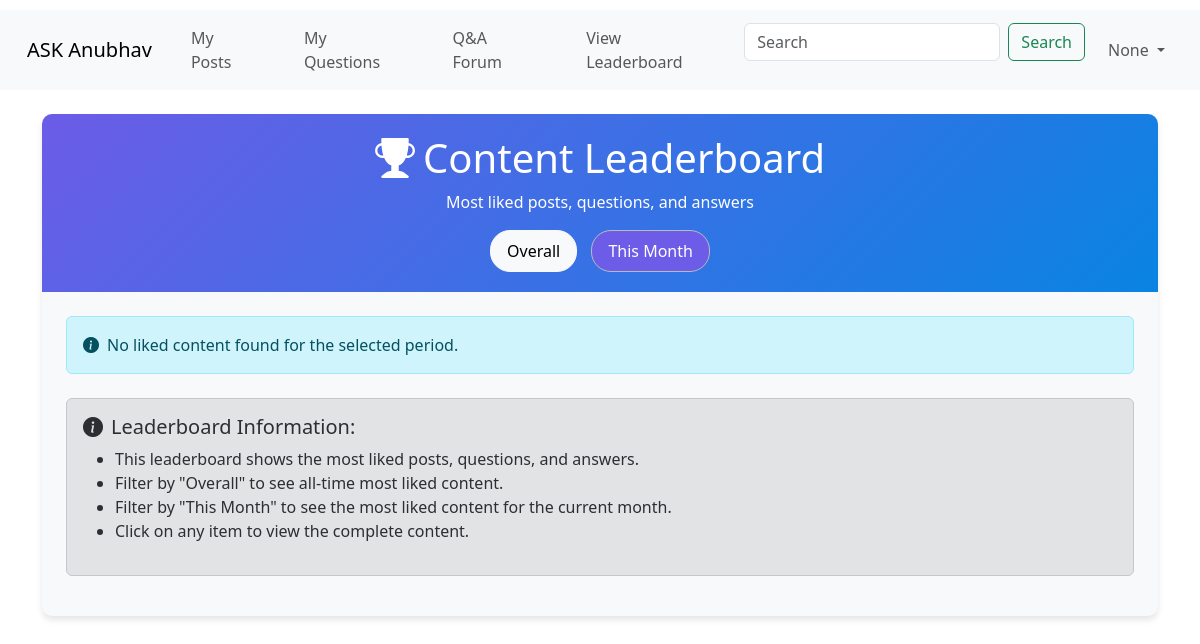
The page /leaderboard?filter=month on the database as committed earlier.
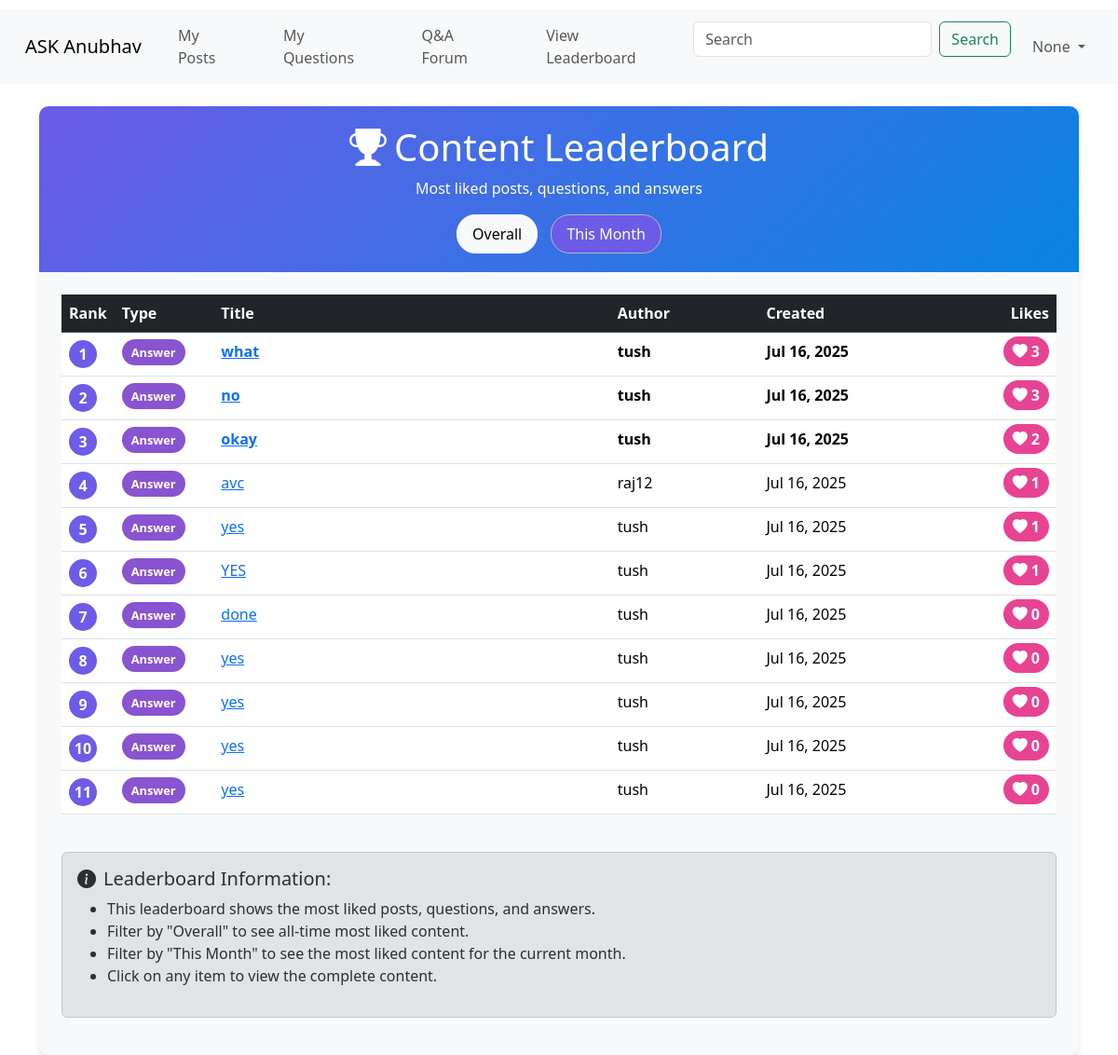
The same page on the database as committed later.
### merged.py (models this page shows, shortened)
class User(db.Model):
    student_id = db.Column(db.Integer, primary_key=True)
    username = db.Column(db.String(100), nullable=False, unique=True)
    password = db.Column(db.String(100), nullable=False)
    is_faculty = db.Column(db.Boolean, default=False)
    email = db.Column(db.String(120), unique=True)

### merged.py (the view)
@app.route('/leaderboard')
def leaderboard():
    filter_type = request.args.get('filter', 'overall')
    posts_query = """
        SELECT
            'post' as content_type,
            p.id,
            p.title,
            p.like_count,
            u.username as author,
            p.date_of_post as date_created
        FROM
            post p
        JOIN
            user u ON p.student_id = u.student_id
    """
    questions_query = """
        SELECT
            'question' as content_type,
            q.id,
            q.title,
            q.like_count,
            u.username as author,
            p.date_of_post as date_created
        FROM
            question q
        JOIN
            user u ON q.student_id = u.student_id
        JOIN
            post p ON q.post_id = p.id
    """
    answers_query = """
        SELECT
            'answer' as content_type,
            a.id,
            CASE
                WHEN LENGTH(a.body) > 30 THEN SUBSTR(a.body, 1, 30) || '...'
                ELSE a.body
            END as title,
            a.like_count,
            u.username as author,
            CURRENT_TIMESTAMP as date_created
        FROM
            answer a
        JOIN
            user u ON a.student_id = u.student_id
    """
    if filter_type == 'month':
        first_day = datetime.now().replace(day=1, hour=0, minute=0, second=0, microsecond=0)
        posts_query += f" WHERE p.date_of_post >= '{first_day}'"
        questions_query += f" WHERE p.date_of_post >= '{first_day}'"
    combined_query = f"""
        {posts_query}
        UNION ALL
        {questions_query}
        UNION ALL
        {answers_query}
        ORDER BY like_count DESC
        LIMIT 30
    """
    results = db.session.execute(text(combined_query))
    leaderboard_data = []
    rank = 1
    for row in results:
        leaderboard_data.append({
            'rank': rank,
            'content_type': row.content_type,
            'id': row.id,
            'title': row.title if row.title else 'Untitled',
            'like_count': row.like_count or 0,
            'author': row.author,
            'date_created': row.date_created
        })
        rank += 1
    return render_template('ASK_Anubhav/Student/leaderboard.html', leaderboard=leaderboard_data, filter_type=filter_type, username=session.get('username'))

### merged.py (called while the page is built)
@app.context_processor
def inject_session():
    try:
        return dict(session=session)  # Inject session into all templates
    except Exception as e:
        print("Session not created due to: {str(e)}")
        return dict(session={})

@app.template_filter('datetime')
def format_datetime(value):
    if not value:
        return ""
    if isinstance(value, str):
        try:
            value = datetime.fromisoformat(value.replace('Z', '+00:00'))
        except Exception:
            try:
                value = datetime.strptime(value, '%Y-%m-%d %H:%M:%S')
            except Exception:
                return value
    return value.strftime('%b %d, %Y')

### templates/ASK_Anubhav/Student/leaderboard.html (shortened to what the changed rows need)
<!DOCTYPE html>
<html lang="en">
<head>
  <link rel="stylesheet" href="{{ url_for('static', filename='style.css') }}">
  <link href="https://cdn.jsdelivr.net/npm/bootstrap@5.3.3/dist/css/bootstrap.min.css" rel="stylesheet">
  <link href="https://cdn.jsdelivr.net/npm/bootstrap-icons/font/bootstrap-icons.css" rel="stylesheet">
</head>
<body>
  <div class="container mt-4">
      <div class="leaderboard-card">
          <div class="leaderboard-header">
              <h1><i class="bi bi-trophy-fill me-2"></i>Content Leaderboard</h1>
          </div>
          <div class="p-4">
              {% if leaderboard %}
                  <div class="table-responsive">
                      <table class="table table-hover">
                          <thead class="table-dark">
                              <tr>
                                  <th width="5%">Rank</th>
                                  <th width="10%">Type</th>
                                  <th width="40%">Title</th>
                                  <th width="15%">Author</th>
                                  <th width="15%">Created</th>
                                  <th width="15%" class="text-end">Likes</th>
                              </tr>
                          </thead>
                          <tbody>
                              {% for item in leaderboard %}
                                  <tr class="{% if item.rank == 1 %}rank-1{% elif item.rank == 2 %}rank-2{% elif item.rank == 3 %}rank-3{% endif %}">
                                      <td>
                                          <div class="rank-badge">{{ item.rank }}</div>
                                      </td>
                                      <td>
                                          <span class="type-badge type-{{ item.content_type }}">
                                              {{ item.content_type|capitalize }}
                                          </span>
                                      </td>
                                      <td>
                                        {% if item.content_type == 'post' %}
                                            <a href="{{ url_for('view_post', post_id=item.id) }}">{{ item.title }}</a>
                                        {% elif item.content_type == 'question' %}
                                            <a href="{{ url_for('qa_forum') }}#question-{{ item.id }}">{{ item.title }}</a>
                                        {% else %}
                                            <a href="{{ url_for('qa_forum') }}#answer-{{ item.id }}">{{ item.title }}</a>
                                        {% endif %}
                                    </td>
                                      <td>{{ item.author }}</td>
                                      <td>{{ item.date_created|datetime }}</td>
                                      <td class="text-end">
                                          <span class="like-badge">
                                              <i class="bi bi-heart-fill me-1"></i>{{ item.like_count }}
                                          </span>
                                      </td>
                                  </tr>
                              {% endfor %}
                          </tbody>
                      </table>
                  </div>
              {% else %}
                  <div class="alert alert-info">
                      <i class="bi bi-info-circle-fill me-2"></i>No liked content found for the selected period.
                  </div>
              {% endif %}
              <div class="mt-4 alert alert-secondary">
                  <h5><i class="bi bi-info-circle-fill me-2"></i>Leaderboard Information:</h5>
                  <ul>
                  </ul>
              </div>
          </div>
      </div>
  </div>
</body>
</html>

Rows that differ between the two databases and show on the page:
added User: rank "1", content_type "Answer", title "what", author "tush", date_created "Jul 16, 2025", like_count "3", rank "2", title "no", rank "3", title "okay", like_count "2", rank "5", title "yes", like_count "1", rank "6", title "YES", rank "7", title "done", like_count "0", rank "8", rank "9", rank "10", rank "11"
added User: rank "4", content_type "Answer", title "avc", author "raj12", date_created "Jul 16, 2025", like_count "1"
Other text that changed with them:
text no longer shown: "No liked content found for the selected period."
text now shown: "Rank Type Title Author Created Likes"
